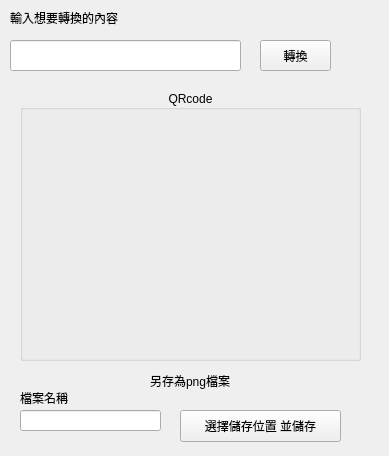
<?xml version="1.0" encoding="UTF-8"?>
<ui version="4.0">
 <class>Widget</class>
 <widget class="QWidget" name="Widget">
  <property name="geometry">
   <rect>
    <x>0</x>
    <y>0</y>
    <width>389</width>
    <height>456</height>
   </rect>
  </property>
  <property name="minimumSize">
   <size>
    <width>350</width>
    <height>350</height>
   </size>
  </property>
  <property name="windowTitle">
   <string>Widget</string>
  </property>
  <widget class="QLabel" name="label">
   <property name="geometry">
    <rect>
     <x>10</x>
     <y>10</y>
     <width>241</width>
     <height>16</height>
    </rect>
   </property>
   <property name="text">
    <string>輸入想要轉換的內容</string>
   </property>
  </widget>
  <widget class="QLineEdit" name="lineEdit">
   <property name="geometry">
    <rect>
     <x>10</x>
     <y>40</y>
     <width>231</width>
     <height>31</height>
    </rect>
   </property>
  </widget>
  <widget class="QPushButton" name="pushButton">
   <property name="geometry">
    <rect>
     <x>260</x>
     <y>40</y>
     <width>71</width>
     <height>31</height>
    </rect>
   </property>
   <property name="text">
    <string>轉換</string>
   </property>
  </widget>
  <widget class="QGroupBox" name="groupBox">
   <property name="geometry">
    <rect>
     <x>20</x>
     <y>90</y>
     <width>341</width>
     <height>271</height>
    </rect>
   </property>
   <property name="title">
    <string>QRcode</string>
   </property>
   <property name="alignment">
    <set>Qt::AlignCenter</set>
   </property>
  </widget>
  <widget class="QLabel" name="label_2">
   <property name="geometry">
    <rect>
     <x>150</x>
     <y>370</y>
     <width>121</width>
     <height>21</height>
    </rect>
   </property>
   <property name="text">
    <string>另存為png檔案</string>
   </property>
  </widget>
  <widget class="QPushButton" name="pushButton_save">
   <property name="geometry">
    <rect>
     <x>180</x>
     <y>410</y>
     <width>161</width>
     <height>32</height>
    </rect>
   </property>
   <property name="text">
    <string>選擇儲存位置 並儲存</string>
   </property>
  </widget>
  <widget class="QLineEdit" name="lineEdit_2">
   <property name="geometry">
    <rect>
     <x>20</x>
     <y>410</y>
     <width>141</width>
     <height>21</height>
    </rect>
   </property>
  </widget>
  <widget class="QLabel" name="label_3">
   <property name="geometry">
    <rect>
     <x>20</x>
     <y>390</y>
     <width>58</width>
     <height>16</height>
    </rect>
   </property>
   <property name="text">
    <string>檔案名稱</string>
   </property>
  </widget>
 </widget>
 <resources/>
 <connections/>
</ui>
